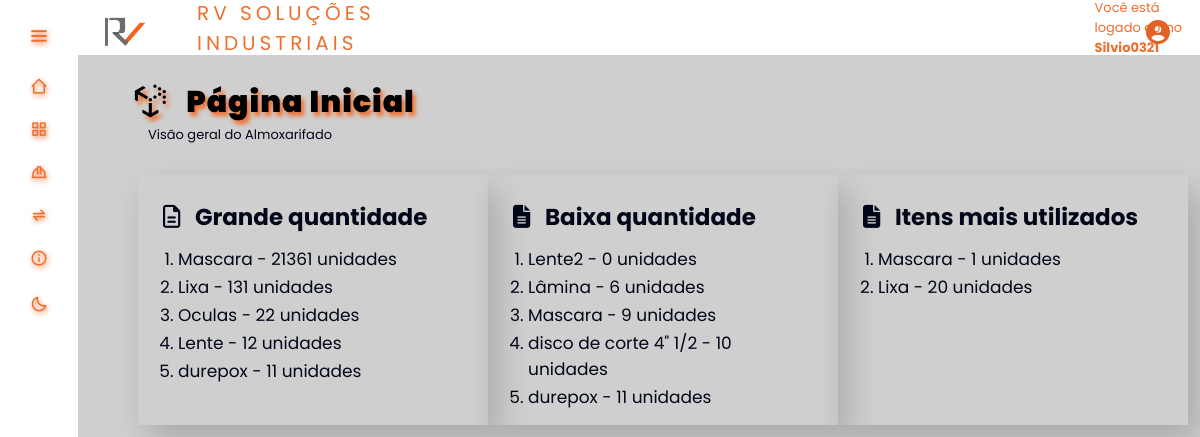
The app's page /telas/index.php (signed in) with its own data.
### tables this page shows
CREATE TABLE `produto` (
  `id_produto` int(11) NOT NULL,
  `Quantidade` int(11) DEFAULT NULL,
  `Valor` decimal(6,2) DEFAULT NULL,
  `Modelo` varchar(100) DEFAULT NULL,
  `Descricao` varchar(100) DEFAULT NULL,
  `Tipo` int(11) DEFAULT NULL,
  `Fornecedor_id` int(11) DEFAULT NULL
);

CREATE TABLE `movimentacao` (
  `id_mov` int(11) NOT NULL,
  `Data` datetime DEFAULT NULL,
  `QntdModificada` int(11) DEFAULT NULL,
  `Produto_id` int(11) DEFAULT NULL,
  `Usuario_id` int(11) DEFAULT NULL,
  `Funcionario_id` int(11) DEFAULT NULL
);

### telas/function.php (called while the page is built, shortened)
<?php
function maisUtilizados(){
    $movimentacoes = innerJoin2("id_mov, id_produto, COUNT(Produto_id) AS total_saidas, SUM(CASE WHEN QntdModificada < 0 THEN QntdModificada ELSE 0 END) AS quantidade,
    Descricao, Funcionario_id, QntdModificada, Data, Produto_id", "movimentacao", "produto",
    "movimentacao.Produto_id", "produto.id_produto", "0", "DESC");
}
    function grandeQtd() {
        $produtos = quantities("produto", "DESC");
    }
    function poucaQtd() {
        $poucos = quantities("produto", "ASC");
    }
    function innerJoin2 ($data = null, $table = null, $tableInner = null, $table01Column = null,$dataInner = null, $sai = null, $p = null) {
        $database = open_database();
        $found = null;
        try{
            if($p) {
              $sql = "SELECT " . $data . " FROM " . $table . " INNER JOIN " . $tableInner . " ON " . $table01Column . "=" . $dataInner . " WHERE QntdModificada < " . $sai . " GROUP BY Descricao ORDER BY quantidade " . $p . " LIMIT 5";
              $result = $database->query($sql);
              if($result->num_rows > 0)  {
                  $found = array();
                  while ($row = $result->fetch_assoc()) {
                    array_push($found, $row);
                  }
              } else{
                  throw new Exception("Não foram encontrados registros de dados!");
              }
            }
        } catch (Exception $e)  {
            $_SESSION['message'] = "Ocorreu um erro: " . $e->getMessage();
            $_SESSION['type'] = "danger";
        }
        return $found;
    }
    function quantities ($table = null, $p = null) {
        $database = open_database();
        $found = null;
        try{
            if($p) {
                $sql = "SELECT * FROM " . $table . " ORDER BY Quantidade " . $p . " LIMIT 5";
                $result = $database->query($sql);
                if($result->num_rows > 0) {
                    $found = array();
                    while ($row = $result->fetch_assoc()) {
                    array_push($found, $row);
                }
              } else{
                  throw new Exception("Não foram encontrados registros de dados!");
              }
            }
        } catch (Exception $e)  {
            $_SESSION['message'] = "Ocorreu um erro: " . $e->getMessage();
            $_SESSION['type'] = "danger";
        }
        return $found;
    }

### telas/index.php (the view, shortened to what this page needs)
<?php
    require_once('function.php');
    grandeQtd();
    poucaQtd();
    maisUtilizados();
?>
<!DOCTYPE html>
<html>
    <head>
                <link rel="stylesheet" href="<?php echo BASEURL; ?>css/styleIndex.css"/>
                <link rel="stylesheet" href="<?php echo BASEURL; ?>inc/style.css"/>
                <link rel="stylesheet" href="<?php echo BASEURL; ?>inc/styleDark.css">
                <link rel="stylesheet" href="https://cdnjs.cloudflare.com/ajax/libs/font-awesome/6.4.2/css/all.min.css"
 />
    </head>
    <body>
      <div class="tittleIndex">
        <h2 class="tituloIdx"><i class="fa-brands fa-uncharted fa-lg"></i> &nbsp; Página Inicial</h2>
        <p id="subtitulo" style="font-size:small; margin:0 0 0 70px">Visão geral do Almoxarifado</p>
      </div>
      <main>
        <div id="boxes" class="boxes">
          <div class="hidden">
            <div id="caixa01" class="box">
              <h3><i class="fa-regular fa-file-lines"></i>&nbsp; &nbsp;Grande quantidade</h3>
              <?php
                if ($produtos) :
                  echo '<ol style="margin: 10px 0 0 15px; font-size:17px; color: var(--search-text);">';
                  foreach ($produtos as $produto) :
                    echo '<li style="margin: 2px 0 0 0;">' . $produto['Descricao'] . ' - ' . $produto['Quantidade'] . ' unidades ' . '</li>';
                  endforeach;
                  echo '</ol>';
                else :
                  echo 'Nenhum produto está com quantidade maior que 35 unidades.';
                endif;
              ?>
            </div>
          </div>
          <div class="hidden">
            <div id="caixa02" class="box">
              <h3><i class="fa-solid fa-file-lines"></i>&nbsp; &nbsp;Baixa quantidade</h3>
              <?php
                if ($poucos) :
                  echo '<ol style="margin: 10px 0 0 15px; font-size:17px; color: var(--search-text);">';
                  foreach ($poucos as $produto) :
                    if($produto['Quantidade'] === null){
                      echo '<li style="margin: 2px 0 0 0;">' . $produto['Descricao'] . ' - ' . "0" . ' unidades ' . '</li>';
                    }else {
                      echo '<li style="margin: 2px 0 0 0;">' . $produto['Descricao'] . ' - ' . $produto['Quantidade'] . ' unidades ' . '</li>';
                    }
                  endforeach;
                  echo '</ol>';
                else :
                  echo 'Nenhum produto está com quantidade menor que 10 unidades.';
                endif;
              ?>
            </div>
          </div>
          <div class="hidden">
            <div id="caixa03" class="box">
              <h3><i class="fa-solid fa-file-lines"></i>&nbsp; &nbsp;Itens mais utilizados</h3>
              <?php
                if ($movimentacoes) :
                  echo '<ol style="margin: 10px 0 0 15px; font-size:17px; color: var(--search-text);">';
                    foreach ($movimentacoes as $produto) :
                        echo '<li style="margin: 2px 0 0 0;">' . $produto['Descricao'] . ' - ' . abs($produto['quantidade']) . ' unidades ' . '</li>';
                    endforeach;
                  echo '</ol>';
                endif;
              ?>
            </div>
          </div>
        </div>
      </main>
    </body>
</html>

### inc/style.css (style rules this page uses)
:root { --color-default:#1c1c1c; --color-second: #D3D3D3; --color-white:#89817D; --color-body:#4A3F35; --color-black:#F06E2D; --search-bar: #F2F2F2; --search-text: #010718; }
* { padding: 0%; margin: 0%; box-sizing: border-box; font-family: 'Poppins', sans-serif; }
* { margin: 0; padding: 0; box-sizing: border-box; }
* { box-sizing: border-box }
body { font-family: Verdana, sans-serif; margin:0 }
#subtitulo { color: var(--color-white); }

### inc/styleDark.css (style rules this page uses)
:root { --color-default:#ffffff; --color-second: #bebebe; --color-white:#333333; --color-body:#cfcfcf; --color-black:#F06E2D; --search-bar: #F2F2F2; --search-text: #010718; }
#subtitulo { color: var(--search-text); }

### css/styleIndex.css (style rules this page uses)
:root { --color-default:#1c1c1c; --color-second: #D3D3D3; --color-white:#89817D; --color-body:#4A3F35; --color-black:#F06E2D; --color-orange:#ff8c00; --search-bar: #ffffff; --search-text: #010718; }
* { font-family: system-ui, -apple-system, Helvetica, sans-serif, Arial; margin: 0; padding: 0; }
body { display: flex; justify-content: center; }
#subtitulo { font-size: small; color: var(--color-white); }
.tittleIndex { font-family: 'Poppins', sans-serif; }
.tittleIndex > .tituloIdx { font-family: 'Poppins', sans-serif; margin: 25px 0 0 5%; color: var(--color-black); font-size: 30px; font-weight: 1000; text-shadow: 3px 4px 4px var(--color-black); letter-spacing: 1px; color: black; font-size: 30px; font-weight: 1000; }
.boxes { margin: 30px 60px 50px 60px; display: flex; flex-direction: row; justify-content: space-between; }
.boxes > .hidden > .box { display: flex; flex-direction: column; text-align: left; width: 350px; height: 250px; padding: 25px 25px 40px 25px; box-shadow: 10px 15px 30px rgb(0 0 0 / 18%); }
.boxes > .hidden > .box > h3 { font-size: 23px; color: var(--search-text); }
.hidden { opacity: 0; filter: blur(15px); transform: translateX(-100%); transition: all 1.5s; }
.show { opacity: 1; filter: blur(0); transform: translateX(0); transition: all 1.5s; }
.boxes :nth-child(1) { transition-delay: 300ms; }
.boxes :nth-child(2) { transition-delay: 600ms; }
.boxes :nth-child(3) { transition-delay: 900ms; }

### records on screen
produto: Descricao "Mascara", Quantidade "21361"
produto: Descricao "Lixa", Quantidade "131"
produto: Descricao "Oculas", Quantidade "22"
produto: Descricao "Lente", Quantidade "12"
produto: Descricao "durepox", Quantidade "11"
produto: Descricao "Lente2", Quantidade "0"
produto: Descricao "Lâmina", Quantidade "6"
produto: Descricao "Mascara", Quantidade "9"
produto: Descricao "disco de corte 4\" 1/2", Quantidade "10"
movimentacao: Produto.Descricao "Mascara", quantidade "1"
movimentacao: Produto.Descricao "Lixa", quantidade "20"

### other values on screen
$_SESSION['login'] "Silvio0321"
